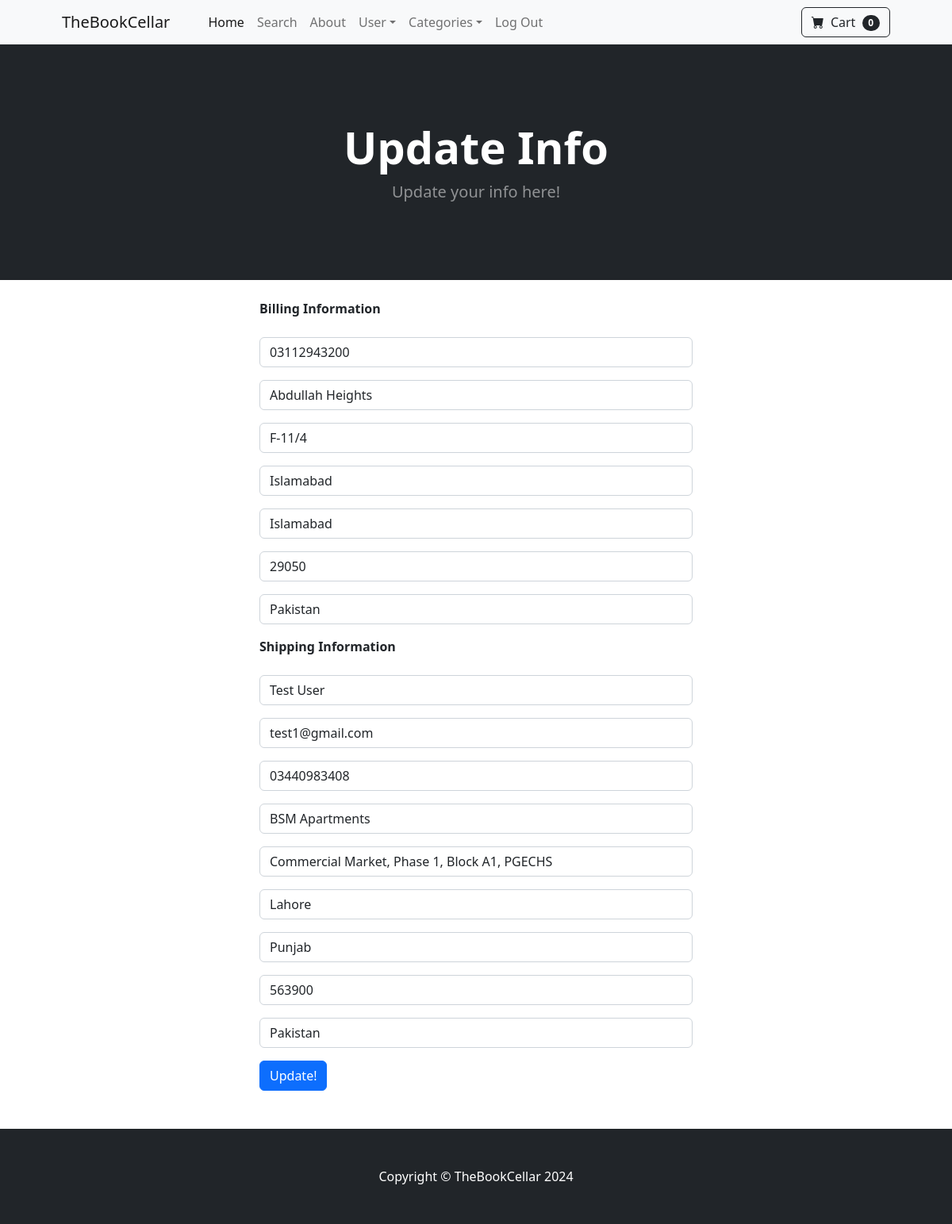
/update_info/ (signed in), run on the app's committed database.
### core/models.py (models this page shows, shortened)
class Profile(models.Model):
    user = models.OneToOneField(User, on_delete=models.CASCADE)
    date_modified = models.DateTimeField(User, auto_now=True) # type: ignore
    phone = models.CharField(max_length=12, blank=True)
    address1 = models.CharField(max_length=200, blank=True)
    address2 = models.CharField(max_length=200, blank=True)
    city = models.CharField(max_length=100, blank=True)
    state = models.CharField(max_length=100, blank=True)
    zipcode = models.CharField(max_length=100, blank=True)
    country = models.CharField(max_length=100, blank=True)
    old_cart = models.CharField(max_length=100, blank=True, null=True)

### payment/models.py (models this page shows, shortened)
class ShippingAddress(models.Model):
    shipping_user = models.ForeignKey(User, on_delete=models.CASCADE, null=True, blank=True)
    shipping_full_name = models.CharField(max_length=100)
    shipping_email = models.CharField(max_length=200)
    shipping_phone = models.CharField(max_length=12)
    shipping_address1 = models.CharField(max_length=200)
    shipping_address2 = models.CharField(max_length=200, null=True, blank=True)
    shipping_city = models.CharField(max_length=100)
    shipping_state = models.CharField(max_length=100, null=True, blank=True)
    shipping_zipcode = models.CharField(max_length=100, null=True, blank=True)
    shipping_country = models.CharField(max_length=100)
    class Meta:
        verbose_name_plural = 'Shipping Addresses'

### core/views.py (the view, shortened to what this page needs)
# urls.py: path('update_info/', views.update_info, name='update_info'),
def update_info(request):
    if request.user.is_authenticated:
        user_profile = Profile.objects.get(user=request.user)
        infoform = InfoUpdateForm(request.POST or None, instance=user_profile)
        try:
            shipping_user = ShippingAddress.objects.get(shipping_user_id=request.user.id)
            shipping_form = ShippingInfoForm(request.POST or None, instance=shipping_user)
        except ShippingAddress.DoesNotExist:
            shipping_form = ShippingInfoForm(request.POST or None)
        return render(request, 'core/update_info.html', {'infoform':infoform, 'shipping_form':shipping_form})
    else:
        messages.success(request, ("Woah! Stop right there! Login First!"))
        return redirect('login')

### core/forms.py
class InfoUpdateForm(forms.ModelForm):
    phone = forms.CharField(label='', widget=forms.TextInput(attrs={'class':'form-control', 'placeholder':'Phone'}), required=False)
    address1 = forms.CharField(label='', max_length=200, widget=forms.TextInput(attrs={'class':'form-control', 'placeholder':'Address 1'}), required=False)
    address2 = forms.CharField(label='', max_length=200, widget=forms.TextInput(attrs={'class':'form-control', 'placeholder':'Address 2'}), required=False)
    city = forms.CharField(label='', max_length=50, widget=forms.TextInput(attrs={'class':'form-control', 'placeholder':'City'}), required=False)
    state = forms.CharField(label='', max_length=50, widget=forms.TextInput(attrs={'class':'form-control', 'placeholder':'State'}), required=False)
    zipcode = forms.CharField(label='', max_length=50, widget=forms.TextInput(attrs={'class':'form-control', 'placeholder':'Zip Code'}), required=False)
    country = forms.CharField(label='', max_length=50, widget=forms.TextInput(attrs={'class':'form-control', 'placeholder':'Country'}), required=False)
    class Meta:
        model = Profile
        fields = '__all__'
        exclude = ['user', 'old_cart']

### cart/cart.py (called while the page is built)
    def __len__(self):
        return len(self.cart)

### cart/context_processors.py (called while the page is built)
def cart(request):
    return {'cart':Cart(request)}

### templates/core/update_info.html (shortened to what this page needs)
{% extends 'core/base.html' %}
{% block content %}
<header class="bg-dark py-5">
    <div class="container px-4 px-lg-5 my-5">
        <div class="text-center text-white">
            <h1 class="display-4 fw-bolder">Update Info</h1>
            <p class="lead fw-normal text-white-50 mb-0">Update your info here!</p>
        </div>
    </div>
</header>
<div class="container">
    <div class="row">
            <div class="col-md-6 offset-md-3">
                <br>
                <strong>Billing Information</strong>
                <br><br>
                <form method="POST" action="{% url 'update_info' %}">
                    {{ infoform.as_p }}
                    <strong>Shipping Information</strong>
                    <br><br>
                    {{ shipping_form.as_p }}
                    <button type="submit" class="btn btn-primary">Update!</button>
                </form>
                <br><br>
            </div>
    </div>
</div>
{% endblock %}

### data on the page
Profile: phone "03112943200", address1 "Abdullah Heights", address2 "F-11/4", city "Islamabad", state "Islamabad", zipcode "29050", country "Pakistan"
ShippingAddress: shipping_full_name "Test User", shipping_email "test1@gmail.com", shipping_phone "03440983408", shipping_address1 "BSM Apartments", shipping_address2 "Commercial Market, Phase 1, Block A1, PGECHS", shipping_city "Lahore", shipping_state "Punjab", shipping_zipcode "563900", shipping_country "Pakistan"

### other printed values
{{ cart|length }} "0"
